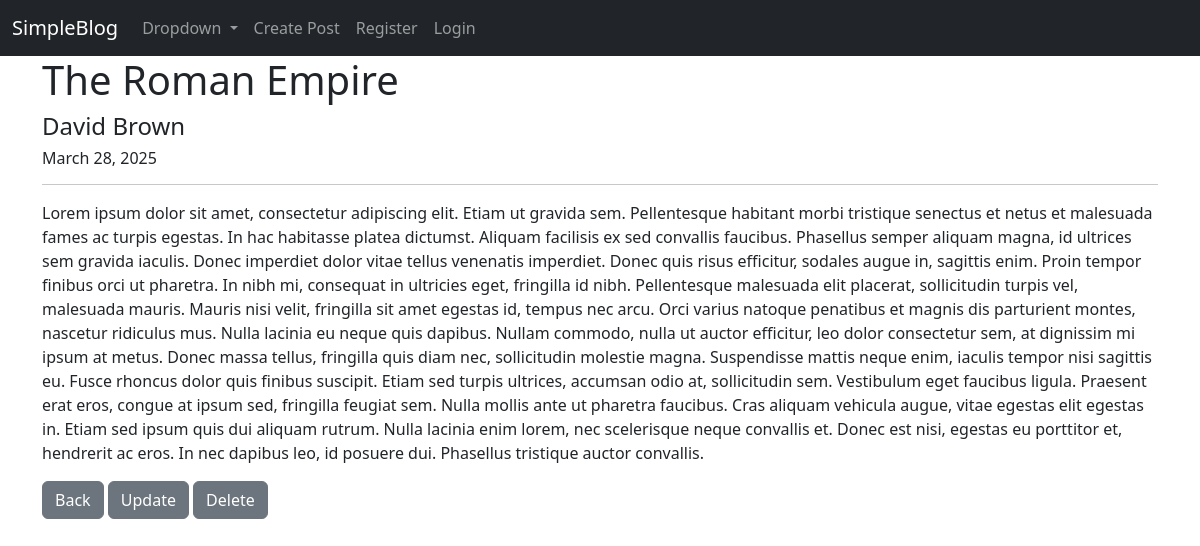
/post_detail/4, run on an earlier commit of the app's database.
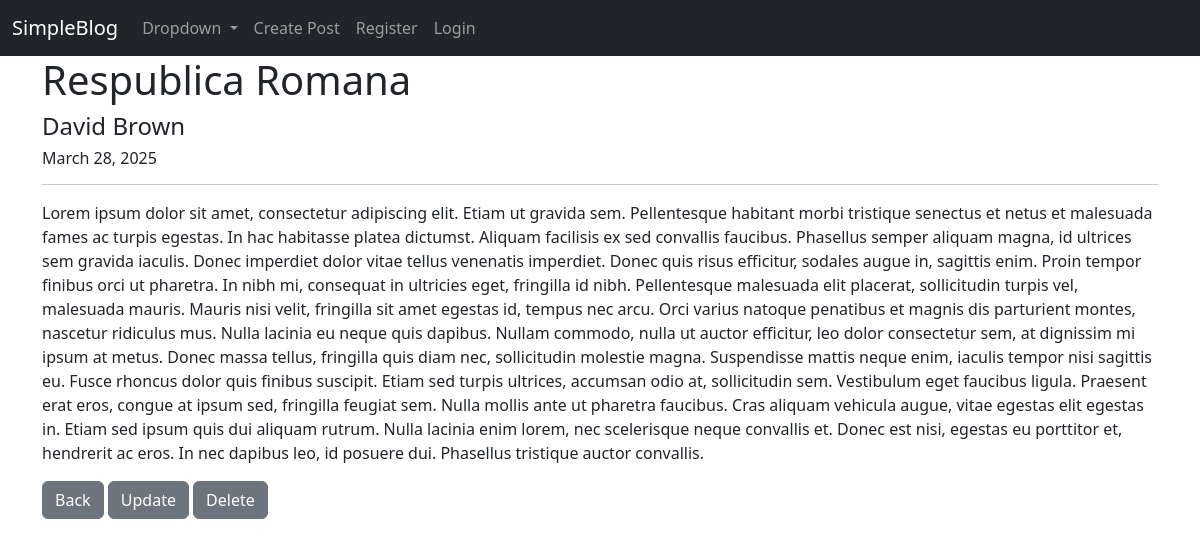
And on a later commit of the database.
### blog/models.py (models this page shows, shortened)
class Post(models.Model):
    title = models.CharField(max_length=255)
    author = models.ForeignKey(User, on_delete=models.CASCADE)
    body = models.TextField()
    post_date = models.DateField(auto_now_add=True)

### blog/views.py (the view)
# urls.py: path('post_detail/<int:pk>', PostDetailView.as_view(), name = 'post-detail'),
class PostDetailView(DetailView):
    model = Post
    template_name = 'post_detail.html'

### blog/templates/post_detail.html (shortened to what this page needs)
{%  extends 'base.html'%}
{% block content %}
    <h1>{{ post.title }}</h1>
    <h4>{{ post.author.first_name}} {{ post.author.last_name}}</h4>
    <h6>{{ post.post_date }}</h6>
    <hr>
    <p>{{ post.body }}</p>
    <a href="{% url 'post-list' %}" class="btn btn-secondary">Back</a>
    <a href="{% url 'post-update' post.pk %}" class="btn btn-secondary">Update</a>
    <a href="{% url 'post-delete' post.pk %}" class="btn btn-secondary">Delete</a>
{% endblock %}

What changed in the data, as far as the page shows it:
changed Post "David": title "The Roman Empire" → "Respublica Romana"
